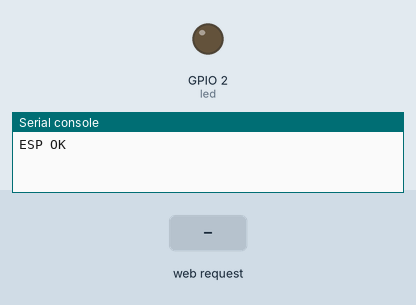
Recording of a program running on a simulated ESP32 board running MicroPython. On the bench: output pins drawn as LEDs (lit = HIGH), the last lines printed to the serial console. Inputs (shaded band) come from the test bench. WiFi joins after 1.5 s.

Above: at 2.8 s.
2.9 s: HTTP request GET /?led=on received
At 3.2 s:
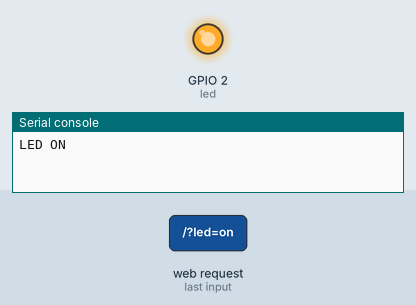
4.4 s: HTTP request GET /?led=off received
At 5.5 s:
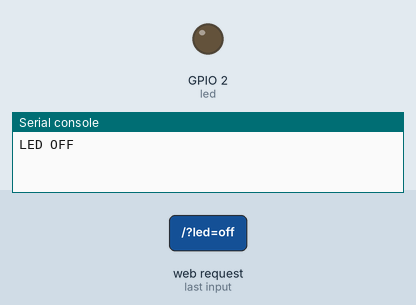
Timing chart, 0 to 7.4 s (numbered marks = the images above; inputs shaded):
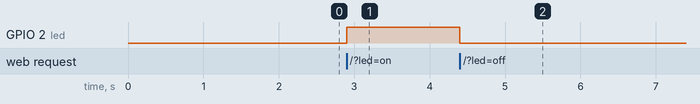

Measured:
- after the input at 2.9 s, GPIO 2 (led): LOW → HIGH at once
- after the input at 4.4 s, GPIO 2 (led): HIGH → LOW at once

The program:

main.py
```python
import wifimgr  # Importe la gestion du Wi-Fi pour se connecter à un réseau
from time import sleep  # Importe la fonction sleep pour faire des pauses
import machine  # Importe le module machine pour accéder aux fonctions matérielles

# Tentative d'importation de la bibliothèque usocket pour une meilleure compatibilité avec les sockets
try:
    import usocket as socket  # Tente d'importer usocket
except:
    import socket  # Si échec, importe socket standard

# Initialise une broche GPIO pour contrôler une LED sur la carte ESP32
led = machine.Pin(2, machine.Pin.OUT)  # La LED est connectée à la broche 2 et est configurée en sortie

# Essaie de se connecter au réseau Wi-Fi via la fonction get_connection de wifimgr
wlan = wifimgr.get_connection()
if wlan is None:  # Si la connexion échoue
    print("Could not initialize the network connection.")  # Affiche un message d'erreur
    while True:  # Rentre dans une boucle infinie pour arrêter l'exécution
        pass  # Empêche le programme de continuer

# Code principal, ici wlan contient une instance fonctionnelle du réseau Wi-Fi (WLAN(STA_IF))
print("ESP OK")  # Affiche un message indiquant que la connexion Wi-Fi a réussi

# Fonction qui génère la page web que l'utilisateur verra
def web_page():
    if led.value() == 1:  # Si la LED est allumée
        gpio_state = "ON"  # Met la variable gpio_state à "ON"
    else:
        gpio_state = "OFF"  # Si la LED est éteinte, met gpio_state à "OFF"

    # Génère un code HTML pour afficher l'état de la LED et des boutons pour la contrôler
    html = """<html><head> <title>ESP Web Server</title> <meta name="viewport" content="width=device-width, initial-scale=1">
    <link rel="icon" href="data:,"><style>html{font-family: Helvetica; display:inline-block; margin: 0px auto; text-align: center;}
    h1{color: #0F3376; padding: 2vh;}p{font-size: 1.5rem;}.button{display: inline-block; background-color: #e7bd3b; border: none;
    border-radius: 4px; color: white; padding: 16px 40px; text-decoration: none; font-size: 30px; margin: 2px; cursor: pointer;}
    .button2{background-color: #4286f4;}</style></head><body> <h1>ESP Web Server</h1>
    <p>GPIO state: <strong>""" + gpio_state + """</strong></p><p><a href="/?led=on"><button class="button">ON</button></a></p>
    <p><a href="/?led=off"><button class="button button2">OFF</button></a></p></body></html>"""
    return html  # Retourne le code HTML généré

# Tentative de création et configuration d'un serveur socket
try:
    s = socket.socket(socket.AF_INET, socket.SOCK_STREAM)  # Crée un socket TCP/IP
    s.setsockopt(socket.SOL_SOCKET, socket.SO_REUSEADDR, 1)  # Permet de réutiliser l'adresse immédiatement
    s.bind(('', 80))  # Lie le socket à l'adresse IP et au port 80 (HTTP)
    s.listen(5)  # Met le serveur en mode écoute avec une file d'attente de 5 connexions
except OSError as e:  # En cas d'erreur, réinitialise la machine
    machine.reset()

# Boucle principale où le serveur attend et gère les connexions
while True:
    try:
        # Si la mémoire libre est inférieure à 102000, lance le ramassage des ordures pour libérer de la mémoire
        if gc.mem_free() < 102000:
            gc.collect()

        conn, addr = s.accept()  # Accepte la connexion entrante et récupère l'adresse de l'utilisateur
        conn.settimeout(3.0)  # Définit un délai d'attente de 3 secondes pour la connexion
        print('Got a connection from %s' % str(addr))  # Affiche l'adresse de la connexion
        request = conn.recv(1024)  # Reçoit la requête HTTP envoyée par l'utilisateur
        conn.settimeout(None)  # Annule le délai d'attente sur la connexion
        request = str(request)  # Convertit la requête en chaîne de caractères
        print('Content = %s' % request)  # Affiche le contenu de la requête

        # Cherche des commandes spécifiques dans la requête (pour allumer ou éteindre la LED)
        led_on = request.find('/?led=on')  # Cherche "/?led=on"
        led_off = request.find('/?led=off')  # Cherche "/?led=off"

        if led_on == 6:  # Si la requête contient "/?led=on"
            print('LED ON')  # Affiche "LED ON"
            led.value(1)  # Allume la LED
        if led_off == 6:  # Si la requête contient "/?led=off"
            print('LED OFF')  # Affiche "LED OFF"
            led.value(0)  # Éteint la LED

        # Envoie la page HTML générée au client
        response = web_page()
        conn.send('HTTP/1.1 200 OK\n')  # Envoie l'en-tête HTTP
        conn.send('Content-Type: text/html\n')  # Définit le type de contenu comme HTML
        conn.send('Connection: close\n\n')  # Indique que la connexion sera fermée après la réponse
        conn.sendall(response)  # Envoie le corps de la réponse (page HTML)
        conn.close()  # Ferme la connexion

    except OSError as e:  # Si une erreur OSError survient, ferme la connexion
        conn.close()
        print('Connection closed')  # Affiche que la connexion a été fermée
```
